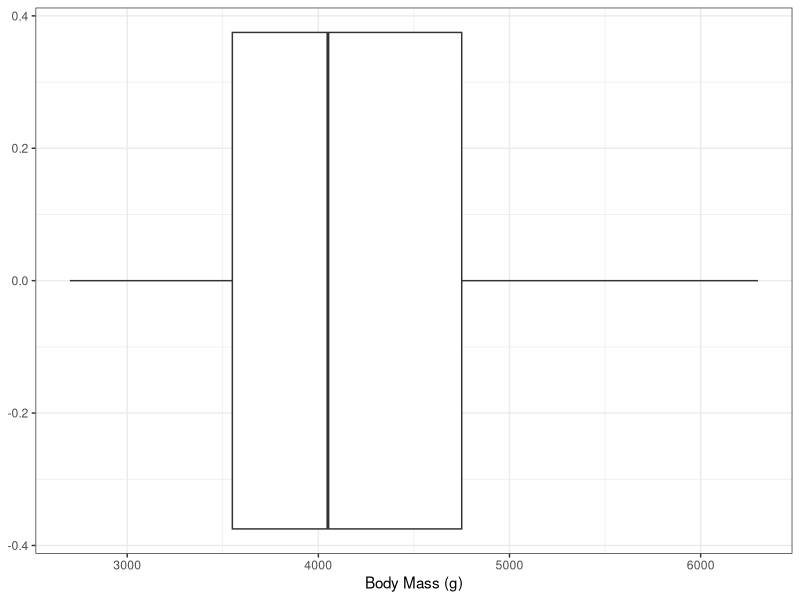
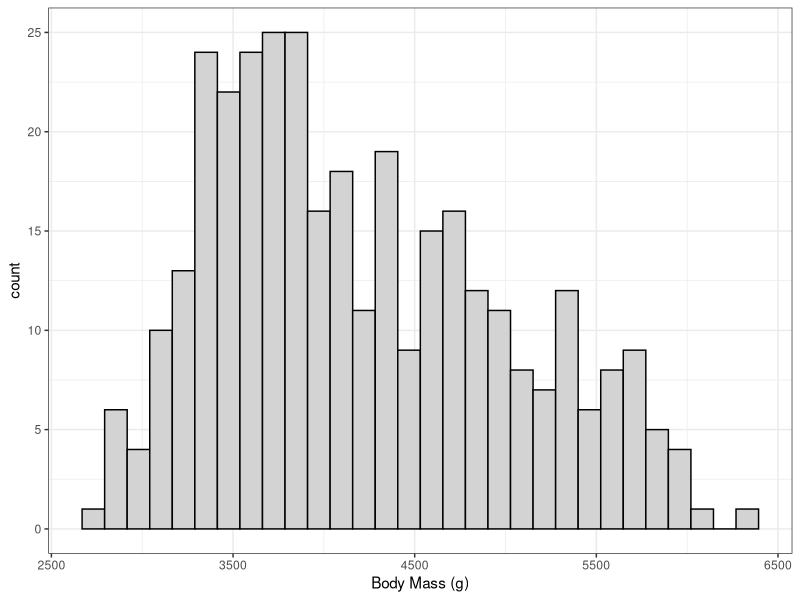
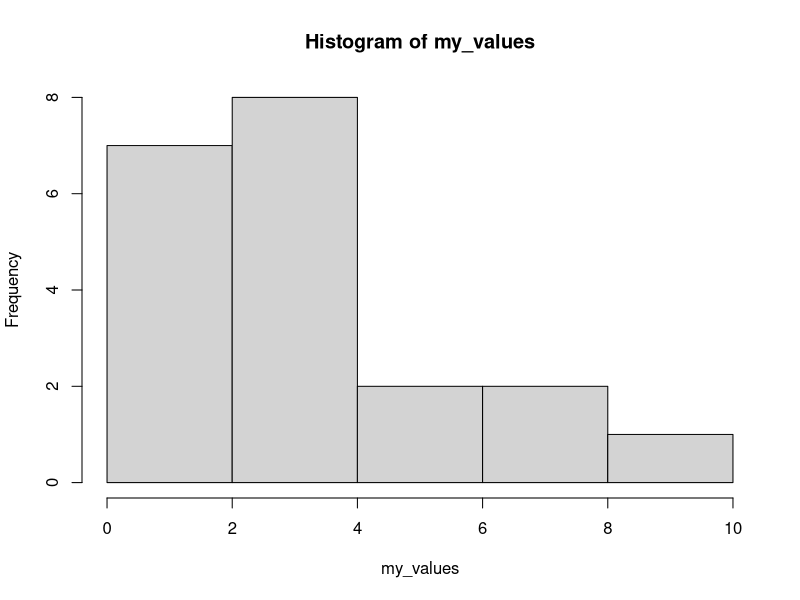
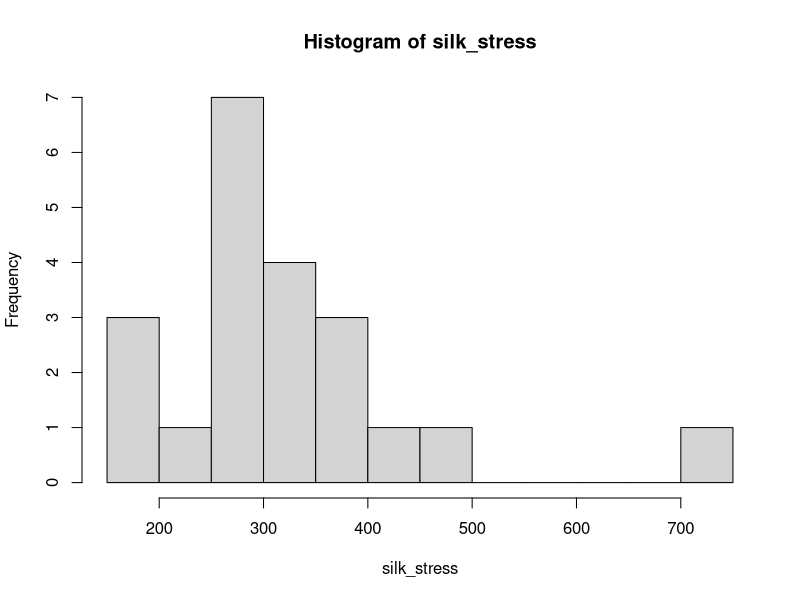

The R script that drew these images, in order:
## ---- chunk 1
my_values <- c(1, 2, 2, 3, 4, 5, 6.3212, 3)
mean(my_values)
## ---- chunk 2
#| echo: true
my_values <- c(1, 2, 2, 3, 4, 5, 6.3212, 3)
var(my_values)
## ---- chunk 3
#| echo: true
sd(my_values)
sd(my_values)^2 # the sd is the square root of the variance
## ---- chunk 4
#| fig-height: 1.5
library(ggplot2)
library(palmerpenguins)
theme_set(theme_bw())

ggplot(penguins) + 
    aes(y = body_mass_g) +
    geom_boxplot() +
    labs(y = "Body Mass (g)") +
    coord_flip()
## ---- chunk 5
ggplot(penguins) + 
    aes(x = body_mass_g) +
    geom_histogram(colour = 1, fill = "lightgrey") +
    labs(x = "Body Mass (g)")
## ---- chunk 6
my_values <- c(1, 1, 1, 2, 2, 2, 2, 3, 3, 3, 3, 3, 4, 4, 4, 5, 6, 7, 8, 10)
length(my_values)
hist(my_values)
## ---- chunk 7
silk_stress <- c(164.00, 173.00, 176.10, 236.10, 251.30, 270.50, 270.50,
    272.40, 282.20, 288.80, 290.70, 300.60, 327.20, 329.00,
    332.10, 351.70, 358.20, 362.00, 448.90, 478.70, 740.20)
hist(silk_stress, breaks = 10)
## ---- chunk 8
group <- c(78.00, 95.00, 96.00, 103.00, 112.00, 134.00, 141.00, 145.00, 147.00,
    148.00, 153.00, 158.00, 172.00, 172.00, 200.00, 255.00, 271.00, 359.00)

individual <- c(128.00, 128.00, 158.00, 159.00, 160.00, 163.00, 164.00, 188.00, 195.00,
    198.00, 220.00, 221.00, 223.00, 226.00, 227.00, 283.00)
